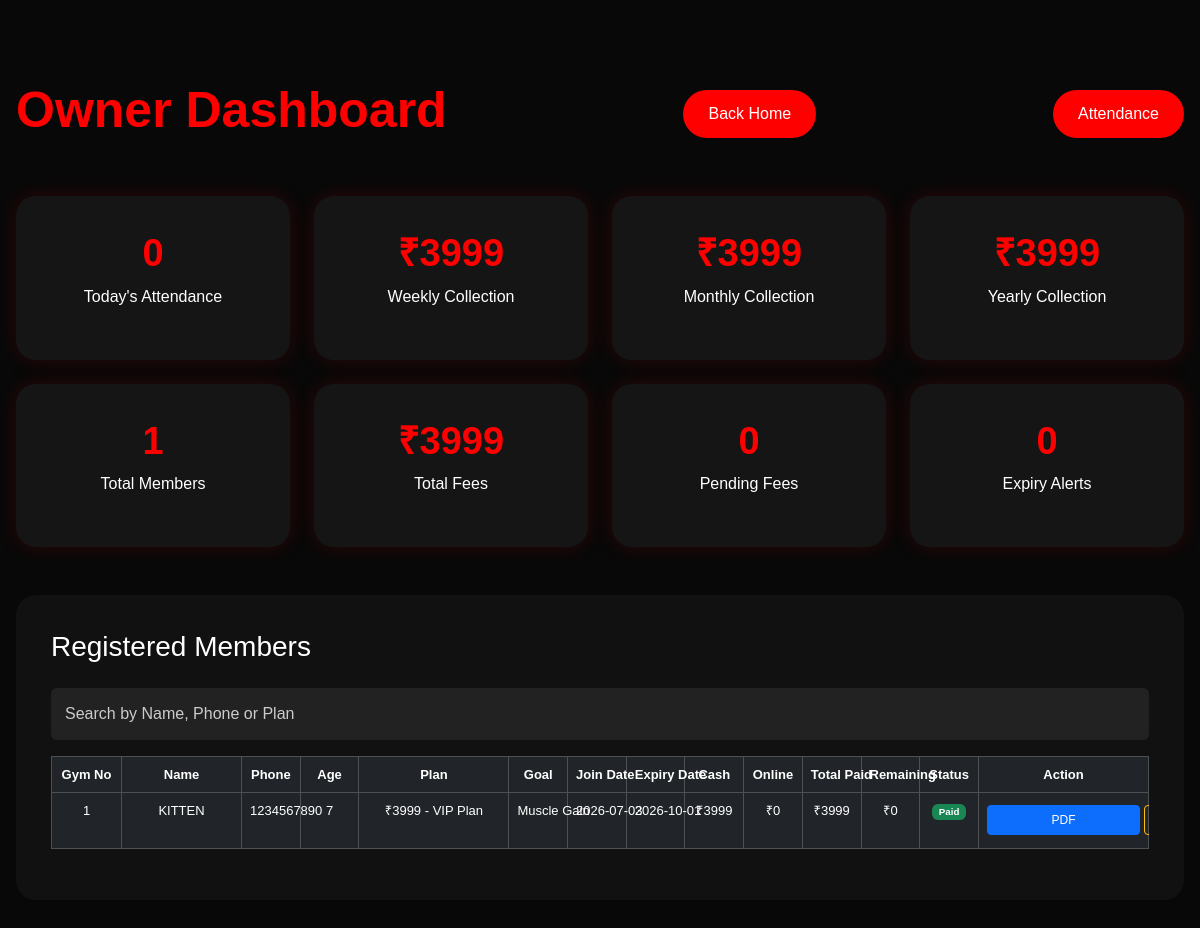
/owner-dashboard, run on the app's committed database.
### app.py (models this page shows)
class Member(db.Model):
    id = db.Column(db.Integer, primary_key=True)
    gym_number = db.Column(db.Integer, unique=True)
    name = db.Column(db.String(100))
    phone = db.Column(db.String(20))
    age = db.Column(db.Integer)
    plan = db.Column(db.String(100))
    goal = db.Column(db.String(100))
    join_date = db.Column(db.Date, default=date.today)
    expiry_date = db.Column(db.Date)
    payment_status = db.Column(db.String(20), default="Pending")
    paid_amount = db.Column(db.Integer, default=0)
    remaining_amount = db.Column(db.Integer, default=0)
    cash_paid = db.Column(db.Integer, default=0)
    online_paid = db.Column(db.Integer, default=0)
    is_active = db.Column(db.Boolean, default=True)

### app.py (the view)
@app.route("/owner-dashboard")
def owner_dashboard():
    members = Member.query.all()
    total_members = Member.query.count()
    pending_fees = sum(
        member.remaining_amount
        for member in members
    )
    expiring_members = Member.query.filter(
        Member.expiry_date <= date.today() + timedelta(days=3)
    ).all()
    expiry_alerts = len(expiring_members)
    today_attendance_count = Attendance.query.filter_by(
        date=date.today()
    ).count()
    weekly_collection = sum(
        member.paid_amount
        for member in members
        if member.join_date >= date.today() - timedelta(days=7)
    )
    monthly_collection = sum(
        member.paid_amount
        for member in members
        if member.join_date >= date.today() - timedelta(days=30)
    )
    yearly_collection = sum(
        member.paid_amount
        for member in members
        if member.join_date >= date.today() - timedelta(days=365)
    )
    total_fees = sum(
        member.paid_amount
        for member in members
    )
    return render_template(
        "owner-dashboard.html",
        members=members,
        total_members=total_members,
        pending_fees=pending_fees,
        total_fees=total_fees,
        expiry_alerts=expiry_alerts,
        expiring_members=expiring_members,
        today_attendance_count=today_attendance_count,
        weekly_collection=weekly_collection,
        monthly_collection=monthly_collection,
        yearly_collection=yearly_collection,
        current_date=date.today()
    )

### templates/owner-dashboard.html (shortened to what this page needs)
<!DOCTYPE html>
<html>
<head>
    <link href="https://cdn.jsdelivr.net/npm/bootstrap@5.3.3/dist/css/bootstrap.min.css" rel="stylesheet">
    <link rel="stylesheet" href="{{ url_for('static', filename='css/style.css') }}">
</head>
<body>
<section class="dashboard-section">
    <div class="container-fluid px-3">
        <div class="d-flex justify-content-between align-items-center mb-4">
            <h2 class="section-title">Owner Dashboard</h2>
            <a href="{{ url_for('home') }}" class="main-btn">Back Home</a>
            <a href="{{ url_for('attendance') }}" class="main-btn">
    Attendance
</a>
        </div>
        <div class="row g-4 mt-4">
            <div class="col-md-3">
    <div class="dashboard-card">
        <h3>{{ today_attendance_count }}</h3>
        <p>Today's Attendance</p>
    </div>
</div>
<div class="col-md-3">
    <div class="dashboard-card">
        <h3>₹{{ weekly_collection }}</h3>
<p>Weekly Collection</p>
    </div>
</div>
<div class="col-md-3">
    <div class="dashboard-card">
        <h3>₹{{ monthly_collection }}</h3>
        <p>Monthly Collection</p>
    </div>
</div>
<div class="col-md-3">
    <div class="dashboard-card">
        <h3>₹{{ yearly_collection }}</h3>
        <p>Yearly Collection</p>
    </div>
</div>
            <div class="col-md-3">
                <div class="dashboard-card">
                    <h3>{{ total_members }}</h3>
                    <p>Total Members</p>
                </div>
            </div>
            <div class="col-md-3">
                <div class="dashboard-card">
                    <h3>₹{{ total_fees }}</h3>
                    <p>Total Fees</p>
                </div>
            </div>
            <div class="col-md-3">
                <div class="dashboard-card">
                    <h3>{{ pending_fees }}</h3>
                    <p>Pending Fees</p>
                </div>
            </div>
            <div class="col-md-3">
                <div class="dashboard-card">
                   <h3>{{ expiry_alerts }}</h3>
<p>Expiry Alerts</p>
                </div>
            </div>
        </div>
        <div class="dashboard-table mt-5">
            <h3 class="mb-4">Registered Members</h3>
            <input
type="text"
id="searchMember"
class="form-control mb-3"
placeholder="Search by Name, Phone or Plan">
<div class="table-responsive">
            <table class="table table-dark table-hover table-bordered">
                <thead>
                    <tr>
                        <th>Gym No</th>
                        <th>Name</th>
                        <th>Phone</th>
                        <th>Age</th>
                        <th>Plan</th>
                        <th>Goal</th>
                        <th>Join Date</th>
                        <th>Expiry Date</th>
                        <th>Cash</th>
                        <th>Online</th>
                        <th>Total Paid</th>
                        <th>Remaining</th>
                        <th>Status</th>
                        <th>Action</th>
                    </tr>
                </thead>
                <tbody>
{% for member in members %}
<tr class="
">
    <td>{{ member.gym_number }}</td>
    <td>{{ member.name }}</td>
    <td>{{ member.phone }}</td>
    <td>{{ member.age }}</td>
    <td>{{ member.plan }}</td>
    <td>{{ member.goal }}</td>
    <td>{{ member.join_date }}</td>
    <td>{{ member.expiry_date }}</td>
    <td>₹{{ member.cash_paid }}</td>
<td>₹{{ member.online_paid }}</td>
<td>₹{{ member.paid_amount }}</td>
<td>₹{{ member.remaining_amount }}</td>
    <td>
{% if member.payment_status == "Paid" %}
<span class="badge bg-success">
Paid
</span>
{% elif member.payment_status == "Partial" %}
<span class="badge bg-info">
Partial
</span>
{% else %}
<span class="badge bg-danger">
Pending
</span>
{% endif %}
</td>
    <td class="action-cell">
        <a href="{{ url_for('download_receipt', id=member.id) }}"
           class="btn btn-primary btn-sm">PDF</a>
        {% if member.is_active %}
<a href="{{ url_for('deactivate_member', id=member.id) }}"
   class="btn btn-outline-warning btn-sm"
   onclick="return confirm('Deactivate this member?')">
</a>
{% else %}
<a href="{{ url_for('activate_member', id=member.id) }}"
   class="btn btn-success btn-sm">
   Activate
</a>
{% endif %}
    </td>
</tr>
{% else %}
<tr>
    <td colspan="14" class="text-center">
        No members registered yet.
    </td>
</tr>
{% endfor %}
</tbody>
            </table>
        </div>
        </div>
    </div>
</section>
</body>
</html>

### static/css/style.css (style rules this page uses)
* { margin: 0; padding: 0; box-sizing: border-box; scroll-behavior: smooth; }
body { background: #080808; color: #fff; font-family: Arial, sans-serif; }
.main-btn { display: inline-block; padding: 14px 35px; background: red; color: #fff; text-decoration: none; border-radius: 40px; transition: background 0.3s ease; }
.section-title { font-size: 50px; font-weight: 700; color: red; }
.form-control { padding: 14px; color: #fff; background: #222; border: none; }
.form-control::placeholder { color: #ccc; opacity: 1; }
.form-control { color: #fff !important; background: #222 !important; }
.dashboard-section { min-height: 100vh; padding: 80px 0; background: #080808; }
.dashboard-card { padding: 35px; text-align: center; background: #151515; border-radius: 20px; box-shadow: 0 0 20px rgba(255, 0, 0, 0.15); }
.dashboard-card h3 { color: red; font-size: 38px; font-weight: 700; }
.dashboard-table { padding: 35px; background: #111; border-radius: 20px; }
.main-btn { background:red; color:white; padding:12px 25px; border:none; border-radius:30px; }
.table-responsive { overflow-x:auto; }
.table-responsive { overflow-x:auto; width:100%; }
.dashboard-table { overflow:hidden; }
.dashboard-table table { min-width:1000px; }
.table th, .table td { padding:4px 6px; font-size:13px; }
.table { table-layout: fixed; width:100%; }
.table th, .table td { white-space: nowrap; }
.action-cell { min-width: 150px; }
.action-cell .btn { width: 100%; margin-bottom: 5px; font-size: 12px; padding: 5px; }
.dashboard-table table { table-layout: fixed; width:100%; }
.dashboard-table th, .dashboard-table td { padding:8px; font-size:13px; white-space:nowrap; text-align:center; }
.dashboard-table th:nth-child(1), .dashboard-table td:nth-child(1) { width:70px; }
.dashboard-table th:nth-child(2), .dashboard-table td:nth-child(2) { width:120px; }
.dashboard-table th:nth-child(5), .dashboard-table td:nth-child(5) { width:150px; }
.dashboard-table th:nth-child(14), .dashboard-table td:nth-child(14) { width:170px; }
.action-cell { min-width:170px; }
.action-cell .btn { margin-top:4px; }

### data on the page
Member: gym_number "1", name "KITTEN", phone "1234567890", age "7", plan "₹3999 - VIP Plan", goal "Muscle Gain", join_date "2026-07-03", expiry_date "2026-10-01", cash_paid "3999", online_paid "0", paid_amount "3999", remaining_amount "0", payment_status "Paid"

### other printed values
{{ today_attendance_count }} "0"
{{ weekly_collection }} "3999"
{{ monthly_collection }} "3999"
{{ yearly_collection }} "3999"
{{ total_members }} "1"
{{ total_fees }} "3999"
{{ pending_fees }} "0"
{{ expiry_alerts }} "0"
